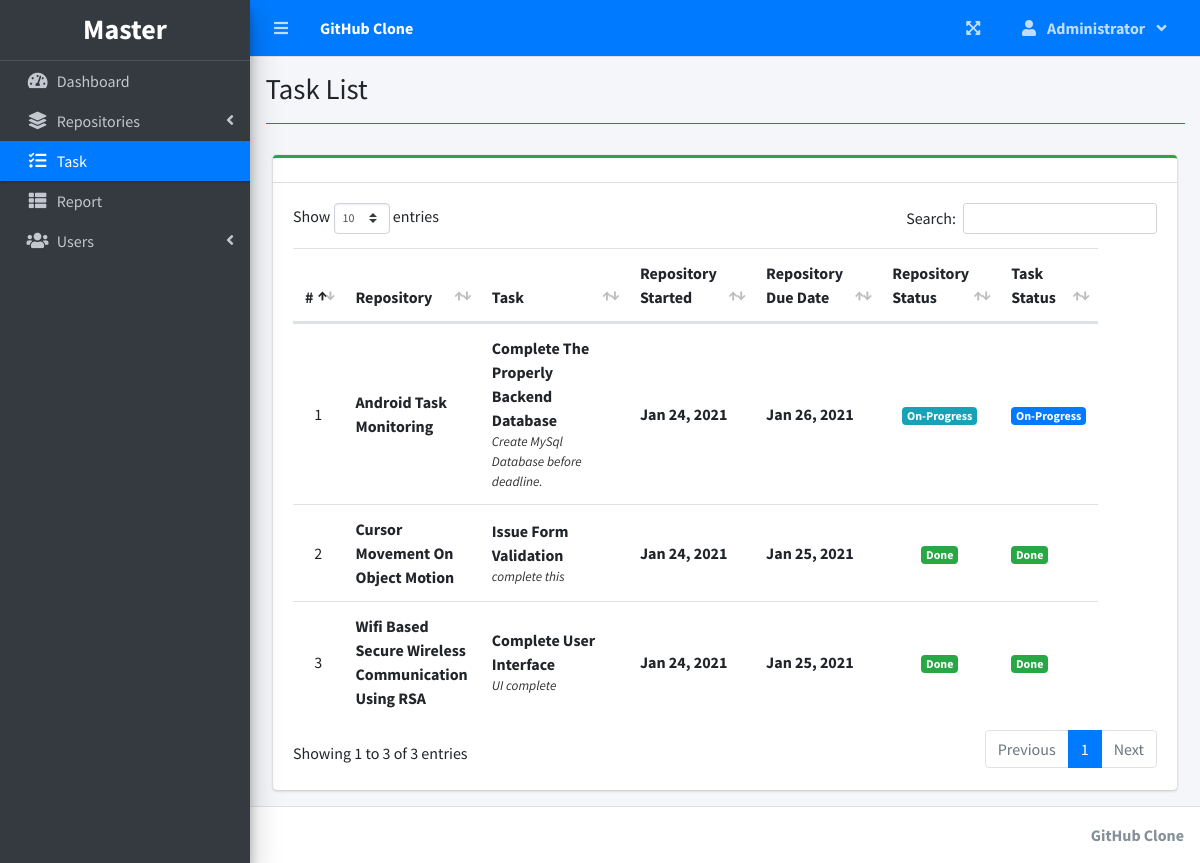
The app's page /index.php?page=task_list (signed in) with its own data.
### tables this page shows
CREATE TABLE `task_list` (
  `id` int(30) NOT NULL,
  `project_id` int(30) NOT NULL,
  `task` varchar(200) NOT NULL,
  `description` text NOT NULL,
  `status` tinyint(4) NOT NULL,
  `date_created` datetime NOT NULL DEFAULT current_timestamp()
);

CREATE TABLE `project_list` (
  `id` int(30) NOT NULL,
  `name` varchar(200) NOT NULL,
  `description` text NOT NULL,
  `avatar` varchar(100) NOT NULL,
  `status` tinyint(2) NOT NULL,
  `start_date` date NOT NULL,
  `end_date` date NOT NULL,
  `manager_id` int(30) NOT NULL,
  `user_ids` text NOT NULL,
  `date_created` datetime NOT NULL DEFAULT current_timestamp()
);

### task_list.php (the view, shortened to what this page needs)
<?php include'db_connect.php' ?>
<div class="col-lg-12">
	<div class="card card-outline card-success">
		<div class="card-header">
		</div>
		<div class="card-body">
			<table class="table tabe-hover table-condensed" id="list">
				<colgroup>
					<col width="5%">
					<col width="15%">
					<col width="20%">
					<col width="15%">
					<col width="15%">
					<col width="10%">
					<col width="10%">
					<col width="10%">
				</colgroup>
				<thead>
					<tr>
						<th class="text-center">#</th>
						<th>Repository</th>
						<th>Task</th>
						<th>Repository Started</th>
						<th>Repository Due Date</th>
						<th>Repository Status</th>
						<th>Task Status</th>
					</tr>
				</thead>
				<tbody>
					<?php
					$i = 1;
					$where = "";
					$stat = array("Pending","Started","On-Progress","On-Hold","Over Due","Done");
					$qry = $conn->query("SELECT t.*,p.name as pname,p.start_date,p.status as pstatus, p.end_date,p.id as pid FROM task_list t inner join project_list p on p.id = t.project_id $where order by p.name asc");
					while($row= $qry->fetch_assoc()):
						$trans = get_html_translation_table(HTML_ENTITIES,ENT_QUOTES);
						unset($trans["\""], $trans["<"], $trans[">"], $trans["<h2"]);
						$desc = strtr(html_entity_decode($row['description']),$trans);
						$desc=str_replace(array("<li>","</li>"), array("",", "), $desc);
		                $cprog = $conn->query("SELECT * FROM task_list where project_id = {$row['pid']} and status = 3")->num_rows;
		                $prod = $conn->query("SELECT * FROM user_productivity where project_id = {$row['pid']}")->num_rows;
		                if($row['pstatus'] == 0 && strtotime(date('Y-m-d')) >= strtotime($row['start_date'])):
		                if($prod  > 0  || $cprog > 0)
		                  $row['pstatus'] = 2;
		                else
		                  $row['pstatus'] = 1;
		                elseif($row['pstatus'] == 0 && strtotime(date('Y-m-d')) > strtotime($row['end_date'])):
		                $row['pstatus'] = 4;
		                endif;
					?>
					<tr>
						<td class="text-center"><?php echo $i++ ?></td>
						<td>
							<p><b><?php echo ucwords($row['pname']) ?></b></p>
						</td>
						<td>
							<p><b><?php echo ucwords($row['task']) ?></b></p>
							<p class="truncate"><?php echo strip_tags($desc) ?></p>
						</td>
						<td><b><?php echo date("M d, Y",strtotime($row['start_date'])) ?></b></td>
						<td><b><?php echo date("M d, Y",strtotime($row['end_date'])) ?></b></td>
						<td class="text-center">
							<?php
							  if($stat[$row['pstatus']] =='Pending'){
							  	echo "<span class='badge badge-secondary'>{$stat[$row['pstatus']]}</span>";
							  }elseif($stat[$row['pstatus']] =='Started'){
							  	echo "<span class='badge badge-primary'>{$stat[$row['pstatus']]}</span>";
							  }elseif($stat[$row['pstatus']] =='On-Progress'){
							  	echo "<span class='badge badge-info'>{$stat[$row['pstatus']]}</span>";
							  }elseif($stat[$row['pstatus']] =='On-Hold'){
							  	echo "<span class='badge badge-warning'>{$stat[$row['pstatus']]}</span>";
							  }elseif($stat[$row['pstatus']] =='Over Due'){
							  	echo "<span class='badge badge-danger'>{$stat[$row['pstatus']]}</span>";
							  }elseif($stat[$row['pstatus']] =='Done'){
							  	echo "<span class='badge badge-success'>{$stat[$row['pstatus']]}</span>";
							  }
							?>
						</td>
						<td>
                        	<?php
                        	if($row['status'] == 1){
						  		echo "<span class='badge badge-secondary'>Pending</span>";
                        	}elseif($row['status'] == 2){
						  		echo "<span class='badge badge-primary'>On-Progress</span>";
                        	}elseif($row['status'] == 3){
						  		echo "<span class='badge badge-success'>Done</span>";
                        	}
                        	?>
                        </td>
					</tr>
				<?php endwhile; ?>
				</tbody>
			</table>
		</div>
	</div>
</div>

### index.php (shortened to what this page needs)
<!DOCTYPE html>
<html lang="en">
<?php
	include 'header.php'
?>
<body class="hold-transition sidebar-mini layout-fixed layout-navbar-fixed layout-footer-fixed">
<div class="wrapper">
  <?php include 'topbar.php' ?>
  <?php include 'sidebar.php' ?>
  <div class="content-wrapper">
    <div class="content-header">
      <div class="container-fluid">
        <div class="row mb-2">
          <div class="col-sm-6">
            <h1 class="m-0"><?php echo $title ?></h1>
          </div>
        </div>
            <hr class="border-primary">
      </div>
    </div>
    <section class="content">
      <div class="container-fluid">
         <?php
            $page = isset($_GET['page']) ? $_GET['page'] : 'home';
            if(!file_exists($page.".php")){
                include '404.html';
            }else{
            include $page.'.php';
            }
          ?>
      </div>
    </section>
  </div>
  <footer class="main-footer">
    <div class="float-right d-none d-sm-inline-block">
      <b><?php echo $_SESSION['system']['name'] ?></b>
    </div>
  </footer>
</div>
</body>
</html>

### header.php (shortened to what this page needs)
<head>
  <?php
  $title = isset($_GET['page']) ? ucwords(str_replace("_", ' ', $_GET['page'])) : "Home";
  ?>
  <link rel="stylesheet" href="assets/plugins/fontawesome-free/css/all.min.css">
  <link rel="stylesheet" href="assets/plugins/overlayScrollbars/css/OverlayScrollbars.min.css">
  <link rel="stylesheet" href="assets/plugins/datatables-bs4/css/dataTables.bootstrap4.min.css">
  <link rel="stylesheet" href="assets/plugins/datatables-responsive/css/responsive.bootstrap4.min.css">
  <link rel="stylesheet" href="assets/plugins/datatables-buttons/css/buttons.bootstrap4.min.css">
  <link rel="stylesheet" href="assets/plugins/select2/css/select2.min.css">
  <link rel="stylesheet" href="assets/plugins/select2-bootstrap4-theme/select2-bootstrap4.min.css">
  <link rel="stylesheet" href="assets/plugins/sweetalert2-theme-bootstrap-4/bootstrap-4.min.css">
  <link rel="stylesheet" href="assets/plugins/toastr/toastr.min.css">
  <link rel="stylesheet" href="assets/plugins/dropzone/min/dropzone.min.css">
  <link rel="stylesheet" href="assets/dist/css/jquery.datetimepicker.min.css">
  <link rel="stylesheet" href="assets/plugins/icheck-bootstrap/icheck-bootstrap.min.css">
  <link rel="stylesheet" href="assets/plugins/bootstrap4-toggle/css/bootstrap4-toggle.min.css">
  <link rel="stylesheet" href="assets/dist/css/adminlte.min.css">
  <link rel="stylesheet" href="assets/dist/css/styles.css">
  <link rel="stylesheet" href="assets/plugins/summernote/summernote-bs4.min.css">
</head>

### topbar.php (shortened to what this page needs)
<nav class="main-header navbar navbar-expand navbar-primary navbar-dark ">
  <ul class="navbar-nav">
    <?php if(isset($_SESSION['login_id'])): ?>
    <li class="nav-item">
      <a class="nav-link" data-widget="pushmenu" href="" role="button"><i class="fas fa-bars"></i></a>
    </li>
  <?php endif; ?>
    <li>
      <a class="nav-link text-white"  href="./" role="button"> <large><b><?php echo $_SESSION['system']['name'] ?></b></large></a>
    </li>
  </ul>
  <ul class="navbar-nav ml-auto">
    <li class="nav-item">
      <a class="nav-link" data-widget="fullscreen" href="#" role="button">
        <i class="fas fa-expand-arrows-alt"></i>
      </a>
    </li>
   <li class="nav-item dropdown">
          <a class="nav-link"  data-toggle="dropdown" aria-expanded="true" href="javascript:void(0)">
            <span>
              <div class="d-felx badge-pill">
                <span class="fa fa-user mr-2"></span>
                <span><b><?php echo ucwords($_SESSION['login_firstname']) ?></b></span>
                <span class="fa fa-angle-down ml-2"></span>
              </div>
            </span>
          </a>
    </li>
  </ul>
</nav>

### sidebar.php (shortened to what this page needs)
<aside class="main-sidebar sidebar-dark-primary elevation-4">
  <div class="dropdown">
 	<a href="./" class="brand-link">
      <?php if($_SESSION['login_type'] == 1): ?>
      <h3 class="text-center p-0 m-0"><b>Master</b></h3>
      <?php endif; ?>
  </a>
  </div>
  <div class="sidebar pb-4 mb-4">
    <nav class="mt-2">
      <ul class="nav nav-pills nav-sidebar flex-column nav-flat" data-widget="treeview" role="menu" data-accordion="false">
        <li class="nav-item dropdown">
          <a href="./" class="nav-link nav-home">
            <i class="nav-icon fas fa-tachometer-alt"></i>
            <p>
              Dashboard
            </p>
          </a>
        </li>
        <li class="nav-item">
          <a href="#" class="nav-link nav-edit_project nav-view_project">
            <i class="nav-icon fas fa-layer-group"></i>
            <p>
              Repositories
              <i class="right fas fa-angle-left"></i>
            </p>
          </a>
        </li>
        <li class="nav-item">
              <a href="./index.php?page=task_list" class="nav-link nav-task_list">
                <i class="fas fa-tasks nav-icon"></i>
                <p>Task</p>
              </a>
        </li>
        <?php if($_SESSION['login_type'] != 3): ?>
         <li class="nav-item">
              <a href="./index.php?page=reports" class="nav-link nav-reports">
                <i class="fas fa-th-list nav-icon"></i>
                <p>Report</p>
              </a>
        </li>
        <?php endif; ?>
        <?php if($_SESSION['login_type'] == 1): ?>
        <li class="nav-item">
          <a href="#" class="nav-link nav-edit_user">
            <i class="nav-icon fas fa-users"></i>
            <p>
              Users
              <i class="right fas fa-angle-left"></i>
            </p>
          </a>
        </li>
      <?php endif; ?>
      </ul>
    </nav>
  </div>
</aside>

### task_list.php (style rules this page uses)
table p { margin: unset !important; }
table td { vertical-align: middle !important }

### records on screen
task_list: project_list.name "Android Task Monitoring", task "Complete The Properly Backend Database", description "Create MySql Database before deadline.", project_list.start_date "Jan 24, 2021", project_list.end_date "Jan 26, 2021", status "On-Progress"
task_list: project_list.name "Cursor Movement On Object Motion", task "Issue Form Validation", description "complete this", project_list.start_date "Jan 24, 2021", project_list.end_date "Jan 25, 2021", project_list.status "Done", status "Done"
task_list: project_list.name "Wifi Based Secure Wireless Communication Using RSA", task "Complete User Interface", description "UI complete", project_list.start_date "Jan 24, 2021", project_list.end_date "Jan 25, 2021", project_list.status "Done", status "Done"

### other values on screen
$_SESSION['system']['name'] "GitHub Clone"
$_SESSION['login_firstname'] "Administrator"
$title "Task List"
